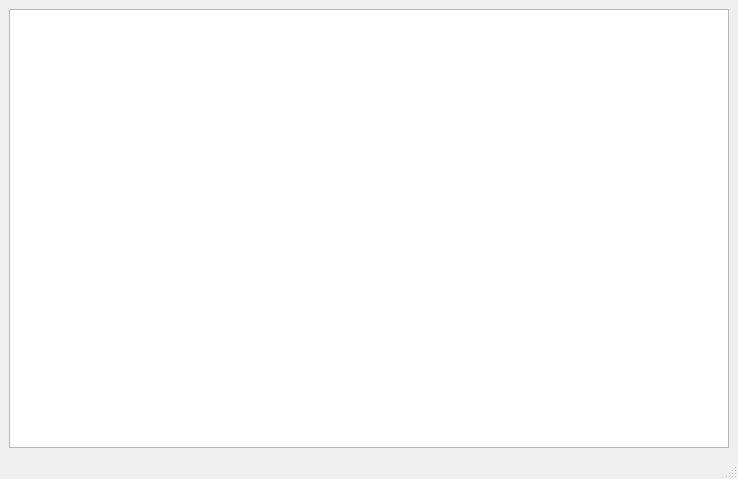
<?xml version="1.0" encoding="UTF-8"?>
<ui version="4.0">
 <class>UserWindow</class>
 <widget class="QMainWindow" name="UserWindow">
  <property name="geometry">
   <rect>
    <x>0</x>
    <y>0</y>
    <width>738</width>
    <height>479</height>
   </rect>
  </property>
  <property name="windowTitle">
   <string>Негры пидарасы</string>
  </property>
  <widget class="QWidget" name="centralwidget">
   <layout class="QGridLayout" name="gridLayout">
    <item row="0" column="0">
     <widget class="QTableWidget" name="tableWidget"/>
    </item>
   </layout>
  </widget>
  <widget class="QMenuBar" name="menubar">
   <property name="geometry">
    <rect>
     <x>0</x>
     <y>0</y>
     <width>738</width>
     <height>23</height>
    </rect>
   </property>
  </widget>
  <widget class="QStatusBar" name="statusbar"/>
 </widget>
 <resources/>
 <connections/>
</ui>
